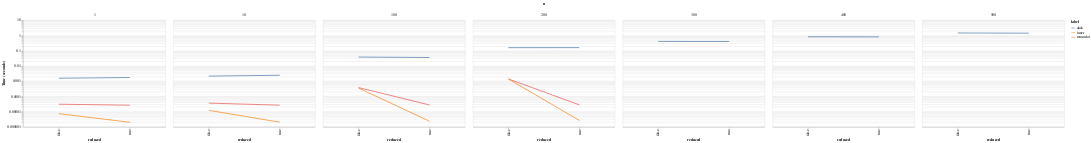

The notebook cell this image was saved under:
### Code cell
points = altair.Chart(df).mark_line().encode(
    altair.Y(
        'mean(time)',
        scale=altair.Scale(type='log', zero=False),
        axis=altair.Axis(title='Time (seconds)'),
    ),
    x='reduced',
    column='n',
    color='label'
)


points

### Figure 1 — Vega-Lite specification as saved in the notebook (floating-point values rounded to 4 significant figures; data arrays with more than 128 entries replaced by an {"elided": "..."} marker saying what was removed)
{"$schema": "https://vega.github.io/schema/vega-lite/v2.6.0.json", "config": {"view": {"height": 300, "width": 400}}, "data": {"name": "data-d42f0797ffce8d6f91aaef4283713e55"}, "datasets": {"data-d42f0797ffce8d6f91aaef4283713e55": {"elided": "3600 records"}}, "encoding": {"color": {"field": "label", "type": "nominal"}, "column": {"field": "n", "type": "quantitative"}, "x": {"field": "reduced", "type": "nominal"}, "y": {"aggregate": "mean", "axis": {"title": "Time (seconds)"}, "field": "time", "scale": {"type": "log", "zero": false}, "type": "quantitative"}}, "mark": "line"}
